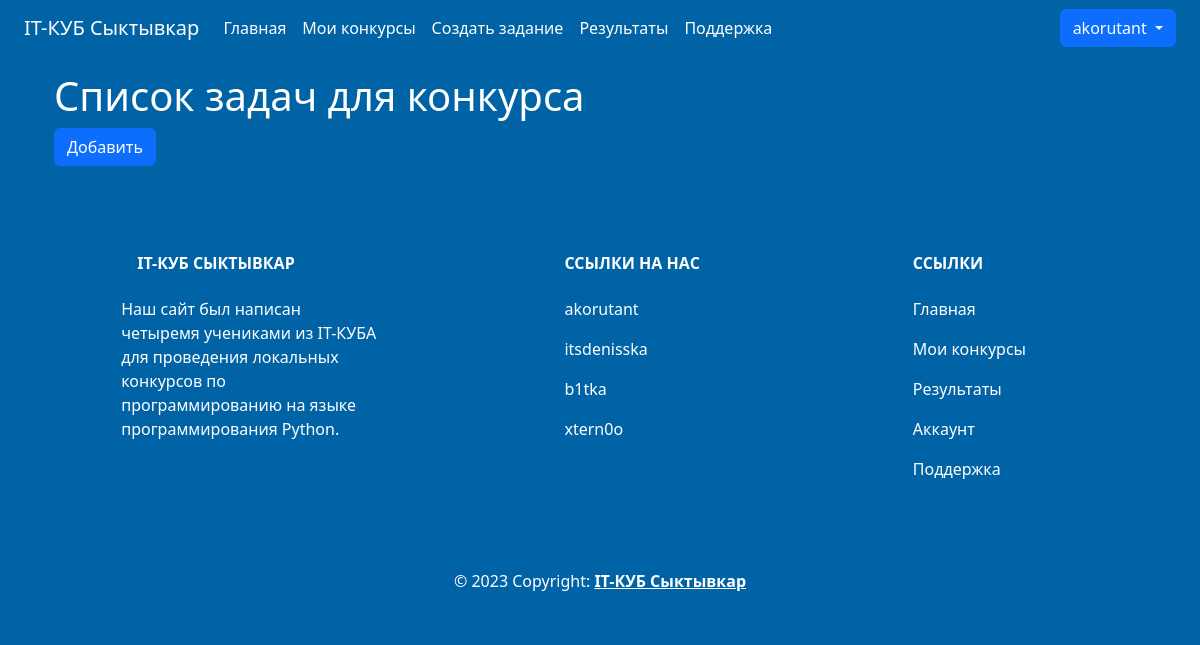
/tasks/2 (signed in), run on an earlier commit of the app's database.
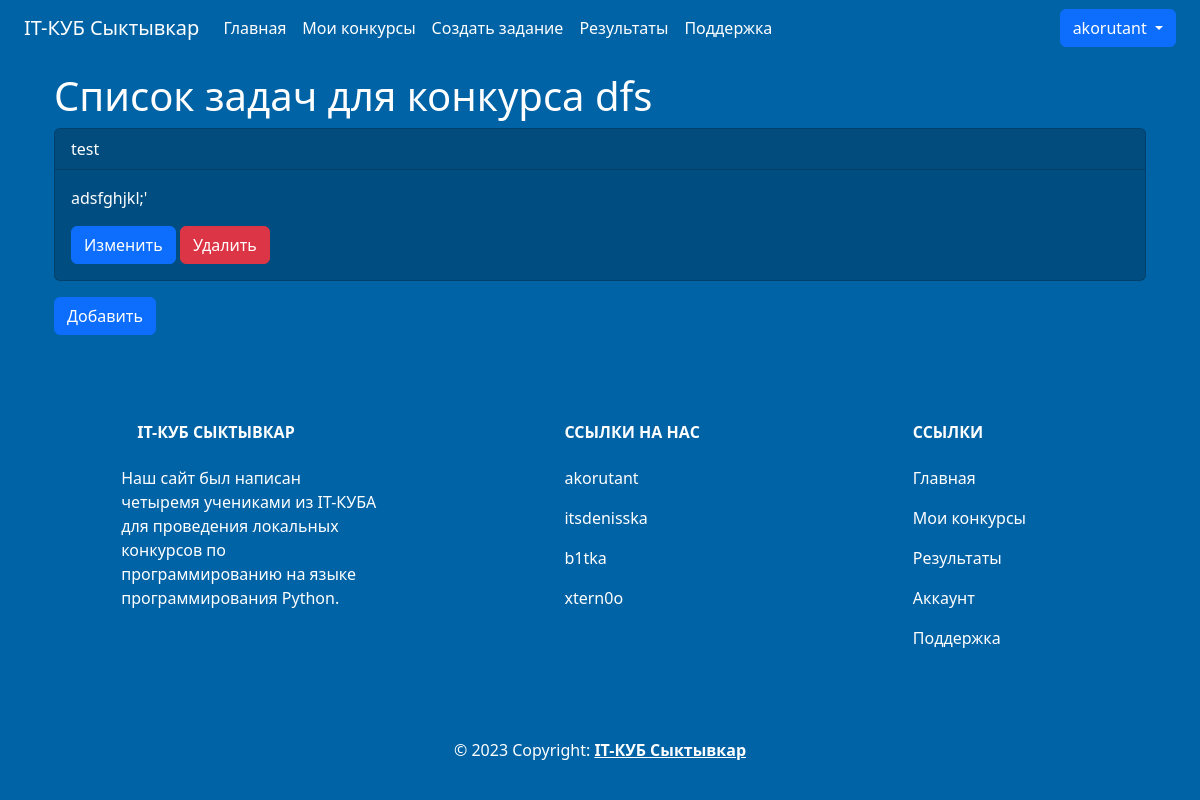
And on a later commit of the database.
### data/contests.py (models this page shows)
class Contest(SqlAlchemyBase):
    __tablename__ = "contests"
    id = sqlalchemy.Column(sqlalchemy.Integer,
                           primary_key=True, autoincrement=True)
    title = sqlalchemy.Column(sqlalchemy.String, nullable=False, unique=True)
    description = sqlalchemy.Column(sqlalchemy.String, nullable=False)
    author_id = sqlalchemy.Column(sqlalchemy.Integer,
                                  sqlalchemy.ForeignKey("teachers.user_id"))
    deadline = sqlalchemy.Column(sqlalchemy.DateTime, nullable=False)
    teacher = orm.relationship('Teacher')
    tasks = orm.relationship('Task', secondary='contest_to_task', backref='contest')

### data/tasks.py (models this page shows)
class Task(SqlAlchemyBase):
    __tablename__ = "tasks"
    id = sqlalchemy.Column(sqlalchemy.Integer,
                           primary_key=True, autoincrement=True)
    title = sqlalchemy.Column(sqlalchemy.String, nullable=False)
    description = sqlalchemy.Column(sqlalchemy.String, nullable=False)
    input = sqlalchemy.Column(sqlalchemy.String, nullable=False)
    output = sqlalchemy.Column(sqlalchemy.String, nullable=False)
    author_id = sqlalchemy.Column(sqlalchemy.Integer, sqlalchemy.ForeignKey("teachers.user_id"))
    teacher = orm.relationship("Teacher")
    contests = orm.relationship('Contest', secondary='contest_to_task', backref='task')

### main.py (the view)
@app.route("/tasks/<int:contest_id>", methods=['GET', 'POST'])
@login_required
def tasks(contest_id):
    form = AddTasksToContestForm()
    db_sess = db_session.create_session()
    tasks_data = db_sess.query(Task).filter(Task.author_id == current_user.id).all()
    contest_data = db_sess.query(Contest).filter(Contest.id == contest_id).first()
    if form.validate_on_submit():
        task_id = request.form.get('id')
        task = db_sess.query(Task).filter(Task.id == task_id).first()
        contest_data.tasks.append(task)
        db_sess.commit()
    if not tasks_data:
        return redirect(url_for("tasks_add",
                                contest_id=contest_id))
    return render_template("tasks.html",
                           title="Список конкурсов",
                           tasks=tasks_data,
                           contest=contest_data,
                           form=form)

### data/db_session.py (called while the page is built)
def create_session() -> Session:
    global __factory
    return __factory()

### main.py (called while the page is built)
@login_manager.user_loader
def load_user(user_id):
    db_sess = db_session.create_session()
    return db_sess.query(User).get(user_id)

### templates/tasks.html (shortened to what this page needs)
{% extends "base.html" %} {% block content %}
<div class="container mt-3 text-white">
    <h1>Список задач для конкурса {{ contest.title }}</h1>
    {% for task in contest.tasks %}
    <div class="card card-background mb-3">
        <div class="card-header text-white">{{ task.title }}</div>
        <div class="card-body text-white">
            <p class="card-text">{{ task.description }}</p>
            <a href="{{ url_for('task_edit', contest_id=contest.id, id=task.id) }}" class="btn btn-primary">Изменить</a>
            <a href="{{ url_for('task_delete', id=task.id, contest_id=contest.id) }}" class="btn btn-danger">Удалить</a>
        </div>
    </div>
    {% endfor %}
    <button class="btn btn-primary" type="button" data-bs-toggle="modal"
            data-bs-target="#NotificationModal" style="margin-right: 10px;"> Добавить
    </button>
</div>
{% endblock %}

What changed in the data, as far as the page shows it:
added Contest: title "dfs"
added Task: title "test", description "adsfghjkl;'"
